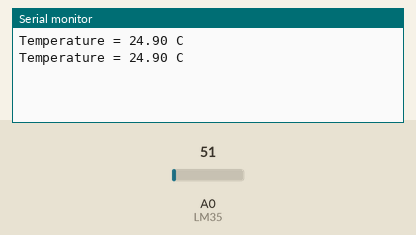
Bench run of a sketch on a simulated Arduino Uno, built with avr-gcc and run on an emulated ATmega328P. Parts: the last lines printed to the serial monitor. The inputs (shaded band) are chosen by the test bench; at power-on: A0 (LM35) = 51.

Above: at 1.8 s.
1.9 s: A0 (LM35) set to 61
At 2.7 s:
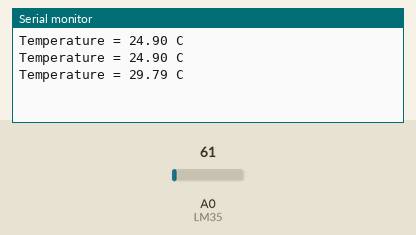
3.4 s: A0 (LM35) set to 71
At 4.8 s:
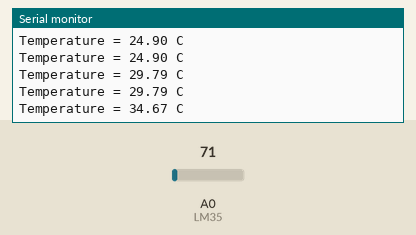
Timing chart, 0 to 6.4 s (numbered marks = the images above; inputs shaded):
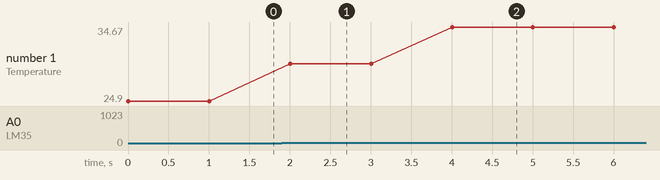

Measured:
- after the input at 1.9 s, the serial monitor: prints a new line after 0.10 s (image 1)
- after the input at 3.4 s, the serial monitor: prints a new line after 0.60 s (image 2)
- plotted number 1: 24.9 → 29.79 after the input at 1.9 s, 29.79 → 34.67 after the input at 3.4 s

The sketch:

lm35.ino
```cpp
const int LM35 = A0;

int rawTempValue;
float tempValue;

void setup() {
  Serial.begin(9600);
}

void loop() {
  rawTempValue = analogRead(LM35);
  tempValue = rawTempValue * (5.0 / 1024.0) * 100.0;
  // tempValue = (rawTempValue * 4.88) / 10.0;

  Serial.print("Temperature = ");
  Serial.print(tempValue);
  Serial.println(" C");

  delay(1000);
}
```
